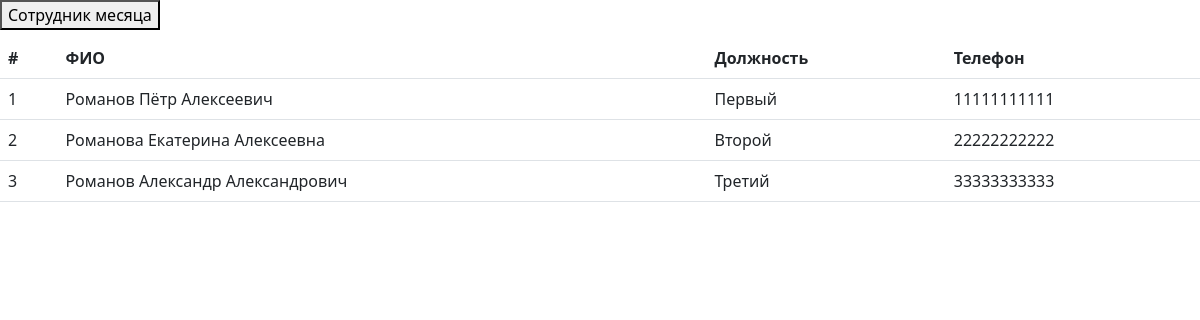
The page / on the database its author committed.
### core/models.py (models this page shows)
class Worker(models.Model):
    photo = models.ImageField(upload_to="photos/")
    fio = models.CharField(max_length=255)
    position = models.CharField(max_length=50)
    home_address = models.CharField(max_length=255)
    phone_number = models.CharField(max_length=11)
    mail = models.CharField(max_length=255)
    time_create = models.DateTimeField(auto_now_add=True)

### core/views.py (the view)
# urls.py: path('', views.all_workers, name='all'),
def all_workers(request):
    workers = Worker.objects.all()
    return render(request, 'core/all_workers.html', {'workers': workers, 'title': 'Главная'})

### templates/core/all_workers.html (shortened to what this page needs)
{% extends 'core/base.html' %}
{% block content %}
    <button onclick="document.location='best'">Сотрудник месяца</button>
    <table class="table">
        <thead>
        <tr>
            <th>#</th>
            <th>ФИО</th>
            <th>Должность</th>
            <th>Телефон</th>
        </tr>
        </thead>
        {% for person in workers %}
                <tbody>
                    <tr>
                        <td>{{person.pk }}</td>
                        <td>{{person.fio}}</td>
                        <td>{{person.position}}</td>
                        <td>{{person.phone_number}}</td>
                    </tr>
        {% endfor %}
    </table>
{% endblock content %}

### templates/core/base.html (shortened to what this page needs)
<!DOCTYPE html>
<html>
<head>
    <link href="https://cdn.jsdelivr.net/npm/bootstrap@5.3.0-alpha3/dist/css/bootstrap.min.css" rel="stylesheet">
</head>
<body>
{% block content %}
{% endblock content %}
</body>
</html>

### rows shown on the page
Worker: pk "1", fio "Романов Пётр Алексеевич", position "Первый", phone_number "11111111111"
Worker: pk "2", fio "Романова Екатерина Алексеевна", position "Второй", phone_number "22222222222"
Worker: pk "3", fio "Романов Александр Александрович", position "Третий", phone_number "33333333333"
